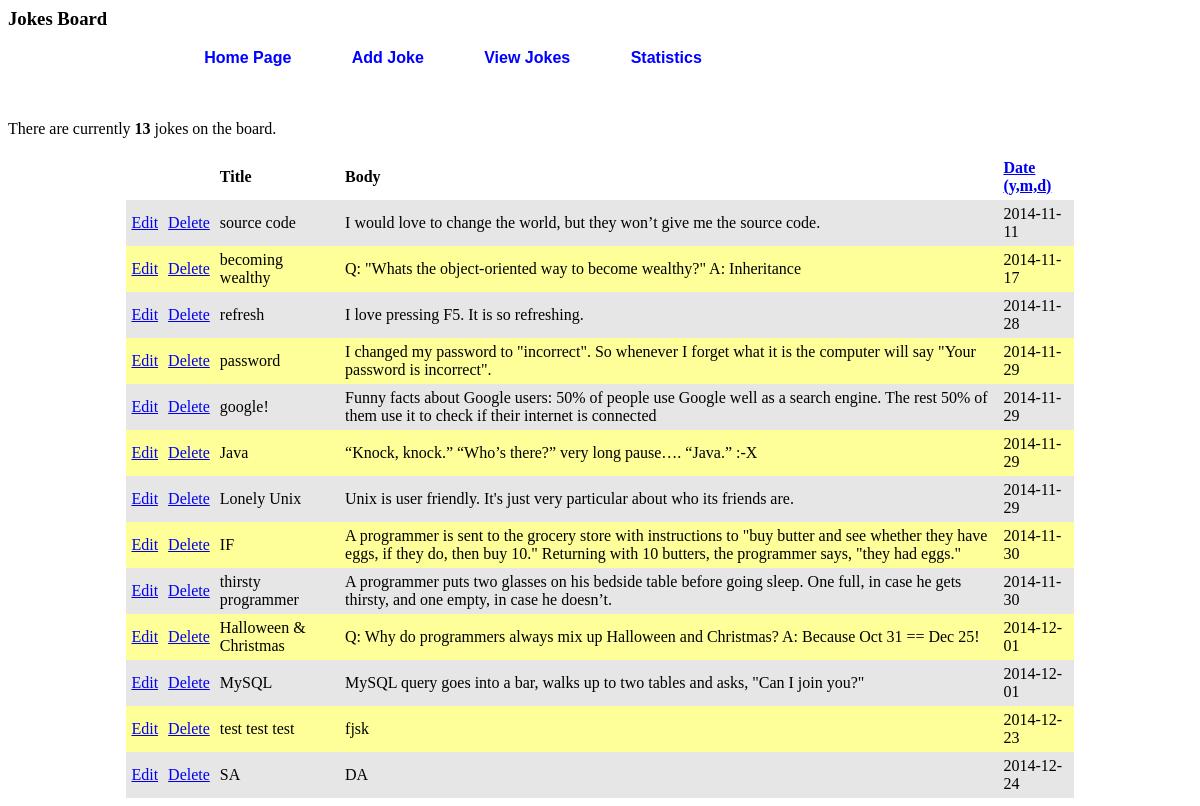
Screenshot of /view_jokes.php?sort=DA with the database file from the repository.
### tables this page shows
CREATE TABLE IF NOT EXISTS `joke` (
`joke_id` int(8) unsigned NOT NULL,
  `title` text NOT NULL,
  `body` text NOT NULL,
  `date` date NOT NULL
);

### view_jokes.php (the view, shortened to what this page needs)
<?php
require ('mysqli_connect.php');
$display = 50;
if (isset($_GET['s']) && is_numeric($_GET['s'])) {
	$start = $_GET['s'];
} else {
$start = 0;}
$sort = (isset($_GET['sort'])) ? $_GET['sort'] : 'date';
switch ($sort) {
    case 'DA':
        $order_by = 'date ASC';
        break;
}
$q = "SELECT body, date, title, joke_id FROM joke ORDER BY $order_by  LIMIT $start, $display ";
        $r = mysqli_query($dbc, $q);
             $num = mysqli_num_rows($r);
if ($num > 0) {
echo "<p>There are currently<b> $num </b>jokes on the board.</p>\n";}
echo '<table align="center" cellspacing="0" cellpadding="5" width="80%">
<tr>
        <td align="left"><b></b></td>
        <td align="left"><b></b></td>
	<td align="left"><b>Title</b></td>
	<td align="left"><b>Body</b></td>
	<td align="left"><b><a href="view_jokes.php?sort=DA">Date (y,m,d)</a></b></td>
</tr>
';
    $bg = '#FFFF99';
       while($row = mysqli_fetch_array($r, MYSQLI_ASSOC)){
           $bg = ($bg=='#FFFF99' ? '#E6E6E6' : '#FFFF99');
		echo '<tr bgcolor="' . $bg . '">
                 <td align="left"><a href="edit_joke.php?id='  .$row['joke_id'] . '">Edit</a></td>
                     <td align="left"><a href="delete_joke.php?id=' . $row['joke_id'] . '">Delete</a></td>
                <td align="left">' . $row['title'] . '</td>
		<td align="left">' . $row['body'] . '</td>
                  <td align="left">' . $row['date'] . '</td>
                       </tr> ';
    }
?>

### includes/style.css (style rules this page uses)
#navigation li { display: inline; padding: 20px; }
#navigation a { text-decoration: none; color: #00F; padding: 8px 8px 8px 8px; }
#navigation { width: 850px; height: 55px; font-size: 16px; font-family: Tahoma, Geneva, sans-serif; font-weight: bold; text-align: center; // text-shadow: 3px 2px 3px #333333; border-radius: 8px; }

### rows the page displays
joke: title "source code", body "I would love to change the world, but they won’t give me the source code.", date "2014-11-11"
joke: title "becoming wealthy", body "Q: \"Whats the object-oriented way to become wealthy?\" A: Inheritance", date "2014-11-17"
joke: title "refresh", body "I love pressing F5. It is so refreshing.", date "2014-11-28"
joke: title "password", body "I changed my password to \"incorrect\". So whenever I forget what it is the computer will say \"Your password is incorrect\".", date "2014-11-29"
joke: title "google!", body "Funny facts about Google users: 50% of people use Google well as a search engine. The rest 50% of them use it to check if their internet is connected", date "2014-11-29"
joke: title "Java", body "“Knock, knock.” “Who’s there?” very long pause…. “Java.” :-X", date "2014-11-29"
joke: title "Lonely Unix", body "Unix is user friendly. It's just very particular about who its friends are.", date "2014-11-29"
joke: title "IF", body "A programmer is sent to the grocery store with instructions to \"buy butter and see whether they have eggs, if they do, then buy 10.\" Returning with 10 butters, the programmer says, \"they had eggs.\"", date "2014-11-30"
joke: title "thirsty programmer", body "A programmer puts two glasses on his bedside table before going sleep. One full, in case he gets thirsty, and one empty, in case he doesn’t.", date "2014-11-30"
joke: title "Halloween & Christmas", body "Q: Why do programmers always mix up Halloween and Christmas? A: Because Oct 31 == Dec 25!", date "2014-12-01"
joke: title "MySQL", body "MySQL query goes into a bar, walks up to two tables and asks, \"Can I join you?\"", date "2014-12-01"
joke: title "test test test", body "fjsk", date "2014-12-23"
joke: title "SA", body "DA", date "2014-12-24"

### other values shown
$num "13"
